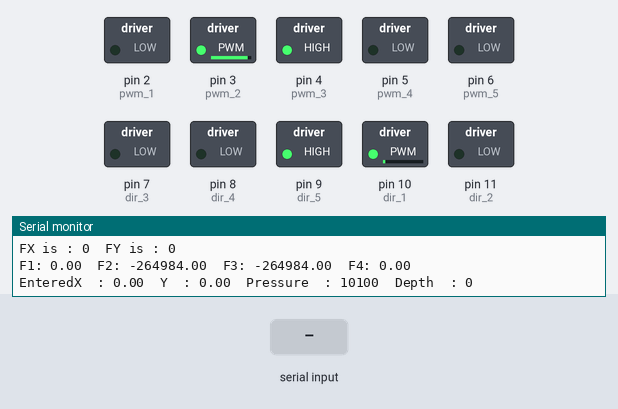
Bench run of a sketch on a simulated Arduino Nano, built for the host (arithmetic inside an expression is 32-bit, double 64-bit). Parts: switched loads named in the sketch (green lamp = pin HIGH), the last lines printed to the serial monitor. The inputs (shaded band) are chosen by the test bench. WiFi joins after 1.5 s; servers stay silent unless stated.

Above: at 1.2 s.
1.3 s: "1" received over Serial
At 1.94 s:
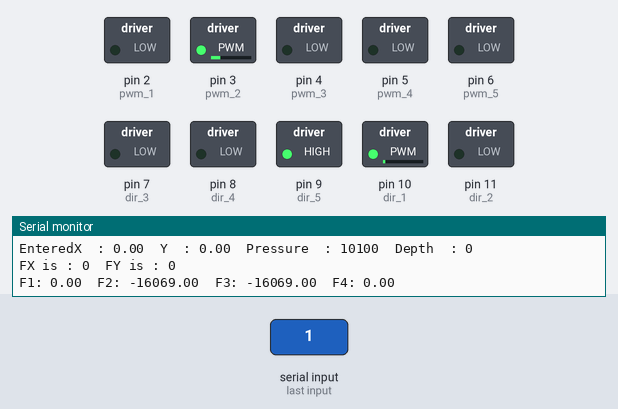
4.3 s: "0" received over Serial
At 5.72 s:
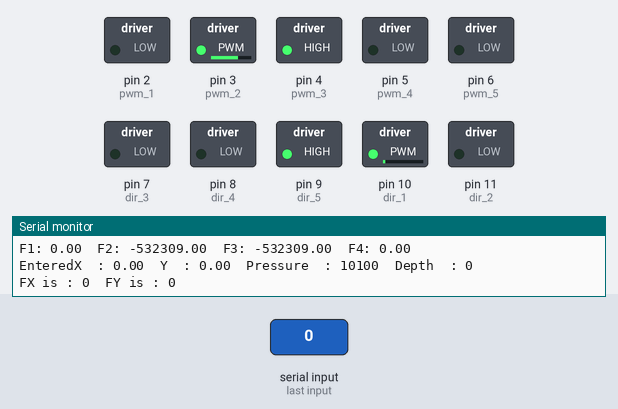
7.3 s: "2" received over Serial
At 10.92 s:
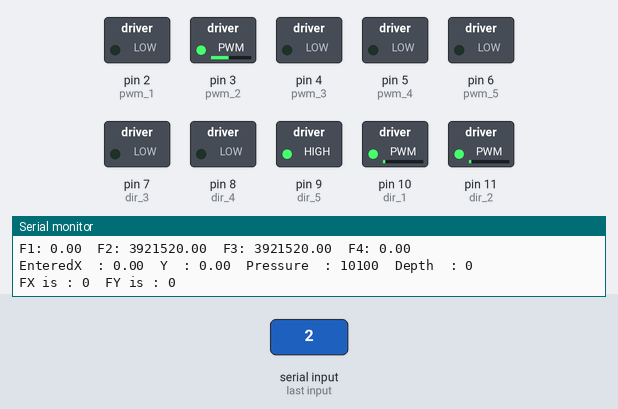
Timing chart, 0 to 59.3 s (numbered marks = the images above; inputs shaded):
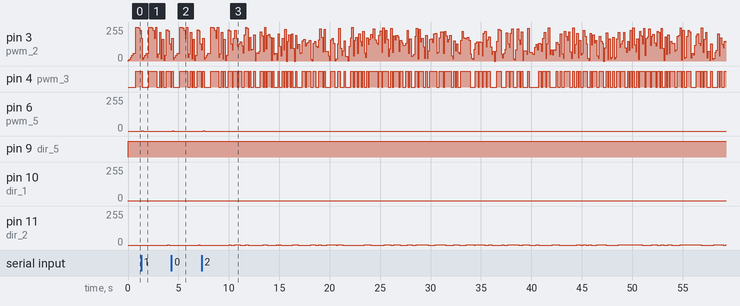

Measured:
- after the input at 1.3 s, pin 6 (pwm_5): 0/255 → 1/255 after 0.06 s, → 0/255 0.13 s later
- after the input at 4.3 s, pin 6 (pwm_5): 0/255 → 1/255 after 0.12 s, → 0/255 0.13 s later
- after the input at 7.3 s, pin 6 (pwm_5): 0/255 → 1/255 after 0.17 s, → 0/255 0.13 s later

The sketch:

ROV.ino
```cpp
#include "library.h"

EthernetUDP udp;
#define dir_1 10
#define pwm_1 2
#define dir_2 11
#define pwm_2 3
#define dir_3 7
#define pwm_3 4
#define dir_4 8
#define pwm_4 5
#define dir_5 9
#define pwm_5 6


#define  first_row 4
#define first_col 3
#define second_col 1

PIDController pidX,pidY , pidZ;


float matrix1[4][3]={{-0.3571,0.3571,.25},{0.3571,0.3571,-.25},{0.3571,0.3571,.25},{-0.3571,0.3571,-.25}};
float mul[4][1];
float matrix2[3][1];


float accX = 0 , accY = 0 , accZ = 0 ;
unsigned int pressure = 1000 , depth = 0;


void setup() {

  Serial.begin(9600);

  uint8_t mac[6] = {0x00,0x01,0x02,0x03,0x04,0x06}; //0::1::2::3::4::6
  Ethernet.begin(mac,IPAddress(192,168,137,6));//192.168.137.6
  udp.begin(5100); //Port 5000

  pidX.begin();
  pidY.begin();
  pidZ.begin();

  pidX.tune(KP_HOR, KD_HOR,0);
  pidY.tune(KP_HOR, KD_HOR,0);
  pidZ.tune(KP_VER,KD_VER,0);
  pidX.limit(0, 255);
  pidY.limit(0, 255);
  pidZ.limit(0,255);
  pidX.setpoint(0);
  pidY.setpoint(0);
  pidZ.setpoint(0);

  pinMode(pwm_1,OUTPUT);
  pinMode(dir_1,OUTPUT);
  pinMode(pwm_2,OUTPUT);
  pinMode(dir_2,OUTPUT);
  pinMode(pwm_3,OUTPUT);
  pinMode(dir_3,OUTPUT);
  pinMode(pwm_4,OUTPUT);
  pinMode(dir_4,OUTPUT);
  pinMode(pwm_5,OUTPUT);
  pinMode(dir_5,OUTPUT);

//  nano.begin(9500);
}
void loop() {

  uint8_t *forces = (uint8_t*)calloc(sizeof(uint8_t) , 3); //FX , FY , Button

  int framesize = udp.parsePacket();
  if(framesize>0){
    Serial.println("Received");
    do{
        int res= udp.read(forces,3);

    }
    while ((framesize = udp.available())>0);
    udp.flush();
//    udp.stop();   (uint8_t)
  }
/*
 * Manage vertical motor
 */
  uint8_t button = forces[2];
  switch(button){
      case BUTTON_UP_f:analogWrite(pwm_5,126);//analogWrite(pwm_5,map(BUTTON_UP_f,0,32,0,255));
                      digitalWrite(dir_5 , 0);
                      pidZ.setpoint(depth);
                      break;
      case BUTTON_UP_h:analogWrite(pwm_5,126);//analogWrite(pwm_5,map(BUTTON_UP_h,0,16,0,126));
                      digitalWrite(dir_5 , 0);
                      pidZ.setpoint(depth);
                      break;
      case BUTTON_DOWN_f:analogWrite(pwm_5,255);//analogWrite(pwm_5,map(BUTTON_DOWN_h,0,25,0,255));
                      digitalWrite(dir_5 , 1);
                      pidZ.setpoint(depth);
                      break;
      case BUTTON_DOWN_h:analogWrite(pwm_5,126);//analogWrite(pwm_5,map(BUTTON_DOWN_h,0,9,0,126));
                      digitalWrite(dir_5 , 1);
                      pidZ.setpoint(depth);
                      break;
      default:double _Fz=pidZ.compute(depth , 0);
                  //After some mapping Fz = map()
                      analogWrite(pwm_5,_Fz);
                      digitalWrite(dir_5 ,_Fz > 0 ? 0 : 1);
  }
/**
 * forces[0]:FX
 * forces[1]:FY
*/
  Serial.print("FX is : ");
  Serial.print(forces[0]);
  Serial.print("\tFY is : ");
  Serial.println(forces[1]);
  pidX.setpoint(forces[0]);//Setting new setpoint
  pidY.setpoint(forces[1]);

  /**
   * Try adding setpoint
   */
  matrix2[0][0] = pidX.compute( ROVMASS * accX , matrix2[0][0]);//Current force on ROV
  matrix2[0][0] = matrix2[0][0] >127 ? map(matrix2[0][0] , 128 , 255 , 0 , 255) :  map(matrix2[0][0] , 0 , 127 , -255 , 0);
  matrix2[1][0] = pidY.compute( ROVMASS * accY , matrix2[1][0]);
  matrix2[1][0] = matrix2[1][0] >127 ? map(matrix2[1][0] , 128 , 255 , 0 , 255) :  map(matrix2[1][0] , 0 , 127 , -255 , 0);
  matrix2[2][0] = 0;
  /*------------------------------------------------------------------
    //Now we apply forces on each thruster
    -------------------------------------------------------------------------------*/
  free(forces);

  getForcesOnThrusters();
  Serial.print("F1: ");
  Serial.print(mul[0][0]);
  Serial.print("\tF2: ");
  Serial.print(mul[1][0]);
  Serial.print("\tF3: ");
  Serial.print(mul[2][0]);
  Serial.print("\tF4: ");
  Serial.println(mul[3][0]);
   // return;
  analogWrite(dir_1,mul[0][0]< 0 ? 0 : 1);
  analogWrite(dir_2,mul[1][0]< 0 ? 0 : 1);
  analogWrite(dir_3,mul[2][0]< 0 ? 0 : 1);
  analogWrite(dir_4,mul[3][0]< 0 ? 0 : 1);
  analogWrite(pwm_1 , mul[0][0]);
  analogWrite(pwm_2,  mul[1][0]);
  analogWrite(pwm_3 , mul[2][0]);
  analogWrite(pwm_4,  mul[3][0]);
//  delay(200);

//Read from nano//////
Serial.print("Entered");
    uint8_t send[9];
    if (Serial.available()){
          //{int x , float x , sign x , int y , float y , sign y , pressure / 255 , pressure % 255 , depth}
          send[0] = Serial.read();
          send[1] = Serial.read();
          send[2] = Serial.read();

          accX  = (send[0] + (float)send[1] / 100) ;
          if (send[2] == 1)
            accX = (-1) * accX;

          send[3] = Serial.read();
          send[4] = Serial.read();
          send[5] = Serial.read();

          accY  = (send[4] + (float)send[5] / 100) ;
          if (send[5] == 1)
            accY = (-1) * accY;

          send[6] = Serial.read();
          send[7] = Serial.read();
          send[8] = Serial.read();

          Serial.flush();

          pressure = send[6] * 255 + send[7];
          depth = send[8];
    }
    else{
       accX = 0 , accY = 0 , accZ = 0 ;
       pressure = 10100 , depth = 0;

    }
    Serial.print("X  : ");
    Serial.print(accX);
    Serial.print("\tY  : ");
    Serial.print(accY);
    Serial.print("\tPressure  : ");
    Serial.print(pressure);
    Serial.print("\tDepth  : ");
    Serial.println(depth);
    //IMU must be read at any time as it is displayed in GUI

//Send data to python
udp.beginPacket(IPAddress(192,168,137,100) , 12345);
udp.write(send , 9);
udp.endPacket();

//Send data to console
udp.beginPacket(udp.remoteIP() ,udp.remotePort());
udp.write(send , 9);
udp.endPacket();


}


//-----------------------------------------------------------------------------------------------------
void getForcesOnThrusters()
{
  int i,j,k;
    for(i=0;i<first_row;i++)
    {
        for(j=0;j<second_col;j++)
        {
        mul[i][j]=0;
        for(k=0;k<first_col;k++)
        {
        mul[i][j]=mul[i][j]+matrix1[i][k]*matrix2[k][j];
        }
        mul[i][j] = mul[i][j] > 0 ? map(mul[i][j] , 0 , 185 , 0 , 255) : map(mul[i][j] , -185 , 0 , -255 , 0);
        }
    }
//    for(i=0;i<first_row;i++)
//    {
//      for(j=0;j<second_col;j++)
//      {
//        Serial.println(mul[i][j]);
//      }
//    }
//    delay(1000);
}

//void send(uint8_t *sensors){
//  udp.beginPacket(udp.remoteIP() , udp.remotePort());
//  udp.write(sensors,5);
//  //Send a variable
//  udp.endPacket();
//  udp.stop();
//  ///Loop is iterated.
//}
```

PIDController.cpp
```cpp
#include "library.h"
#include "PIDController.h"
PIDController::PIDController () {
  // Variables - double
  double output;
  double lastErr;
  double errSum;

  // Variables - long
  unsigned long lastTime;

  // Variables - bool
  bool doConstrain;
  bool init;

  // Variables - double - tuining
  double Kp;
  double Ki;
  double Kd;
  double divisor;
  double minOut;
  double maxOut;
  double setPoint;
}

void PIDController::begin () {
  Kp = 1;
  Ki = 1;
  Kd = 1;
  divisor = 10;
  doLimit = false;
  init = true;
}

void PIDController::setpoint (double newSetpoint) {
  setPoint = newSetpoint;
}

void PIDController::tune (double _Kp, double _Ki, double _Kd) {
  if (_Kp < 0 || _Ki < 0 || _Kd < 0) return;
  Kp = _Kp;
  Ki = _Ki;
  Kd = _Kd;
}

void PIDController::limit(double min, double max) {
  minOut = min;
  maxOut = max;
  doLimit = true;
}

/*void PIDController::printGraph (double sensorInput, String verbose) {
  Serial.print(sensorInput);
  if (verbose == VERBOSE) {
    Serial.print(",");
    Serial.print(output);
  }
  Serial.print(",");
  Serial.println(setPoint);
}

*/
void PIDController::minimize (double newMinimize) {
  divisor = newMinimize;
}

// Getters
double PIDController::getOutput () {
  return output;
}


double PIDController::compute (double sensor , double force) {
  // Return false if it could not execute;
  // This is the actual PID algorithm executed every loop();

  // Failsafe, return if the begin() method hasn't been called
  if (!init) return 0;

  // Calculate time difference since last time executed
  unsigned long now = millis();
  double timeChange = (double)(now - lastTime);
  double error = setPoint - sensor;
  if(abs(error) <= 5){
    return force;
   }


  double dErr = (error - lastErr) ;
  dErr/= now-lastTime;
  double output = error * Kp + dErr * Kd;

 if(output>255) output = 255;
 else if (output <-255) output = -255;

  // Update lastErr and lastTime to current values for use in next execution
  lastErr = error;
  lastTime = now;
  /*  double error = pid->sp - input;
    double derError = error - pid->previousErr;
    derError /= (currentTime - pid->previousTime); //Derivative is rate of change of error.

    pid->output = error * kp + derError * kd; //PID equation (+100) as the reference value is 100.
      if(pid->output > 255)
        pid->output = 255;
      else if (pid->output < -255)
        pid->output = -255;

    //Now we make new time and error as previous for the next case.
    pid->previousTime = currentTime;
    pid->previousErr =error;*/

  return output;
}
```

PIDController.h
```cpp
#ifndef PIDControllerLib
#define PIDControllerLib
/*
#if (ARDUINO >= 100)
  #include "Arduino.h"
#else
  #include "WProgram.h"
#endif

#define GRAPH     "graph"
#define NOGRAPH   "nograph"
#define VERBOSE   "verbose"
#define NOVERBOSE "noverbose"
*/
class PIDController {
  public:
    // Constructor
    PIDController();

    // Methods - double
    double PIDController::compute (double sensor , double force);
    // Methods - void
    void begin();
    void tune(double _Kp, double _Ki, double _Kd);
    void limit(double min, double max);
    void setpoint(double newSetpoint);
    void minimize(double newMinimize);

    // Methods - double, getters
    double getOutput();
  private:
    // Methods
    void printGraph(double sensorInput, String verbose);

    // Variables - long
    unsigned long lastTime;

    // Variables - double
    double output;
    double lastErr;
    double timeChanged;

    // Variables - double, error variables
    double error;
    double errSum;
    double dErr;

    // Variables - bool
    bool doLimit;
    bool init;

    // Variables - double - tuining
    double Kp;
    double Ki;
    double Kd;
    double divisor;
    double minOut;
    double maxOut;
    double setPoint;
};
#endif
```

library.h
```cpp
# include <Arduino.h>
#include <SPI.h>
#include <Wire.h>
#include <UIPEthernet.h>

#include <stdint.h>

#include "PIDController.h"


#define GRAVITY 9.81
#define ROVMASS 20

#define GET_X 'x'
#define GET_Y  'y'
#define GET_Z  'z'
#define GET_TEMP 't'

#define KP_HOR 10
#define KD_HOR 0

#define KP_VER 10
#define KD_VER 0


#define  BUTTON_UP_f 6
#define  BUTTON_UP_h 4
#define  BUTTON_DOWN_f 5
#define  BUTTON_DOWN_h 3
///IMU Functions/////////////
void IMU_begin();
void IMU_readValues();
float IMU_getValue(char type );
///////////////////////////////

///////////Pressure functions//////////////
void PR_begin();
void resetsensor();
void PR_get_Results(unsigned int *pressure , float *temp);
unsigned int PR_get_depth(unsigned int pressure);
//////////////////////////////////////////
void getForcesOnThrusters();
void send(float ccX , float accY , float temp , float pressure ,float depth);
```
